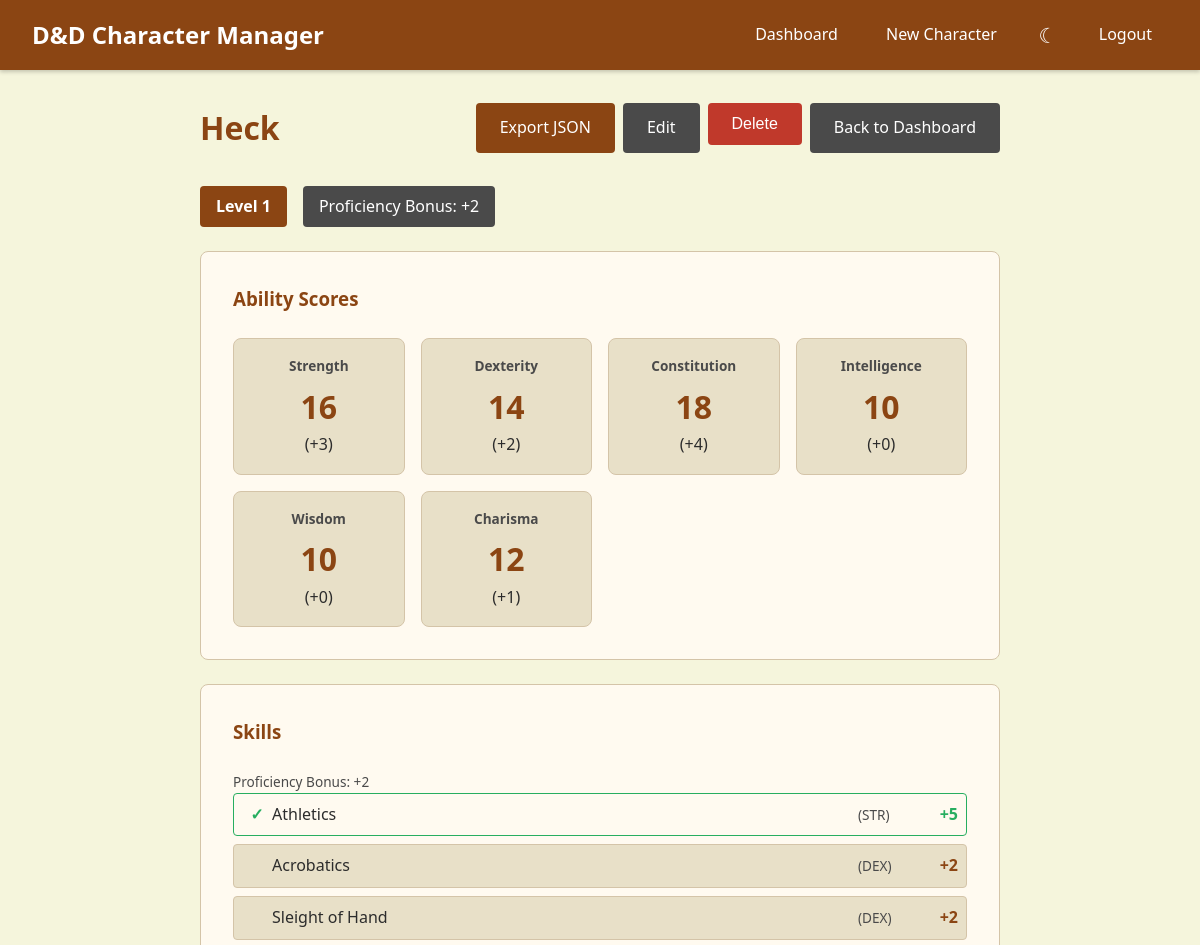
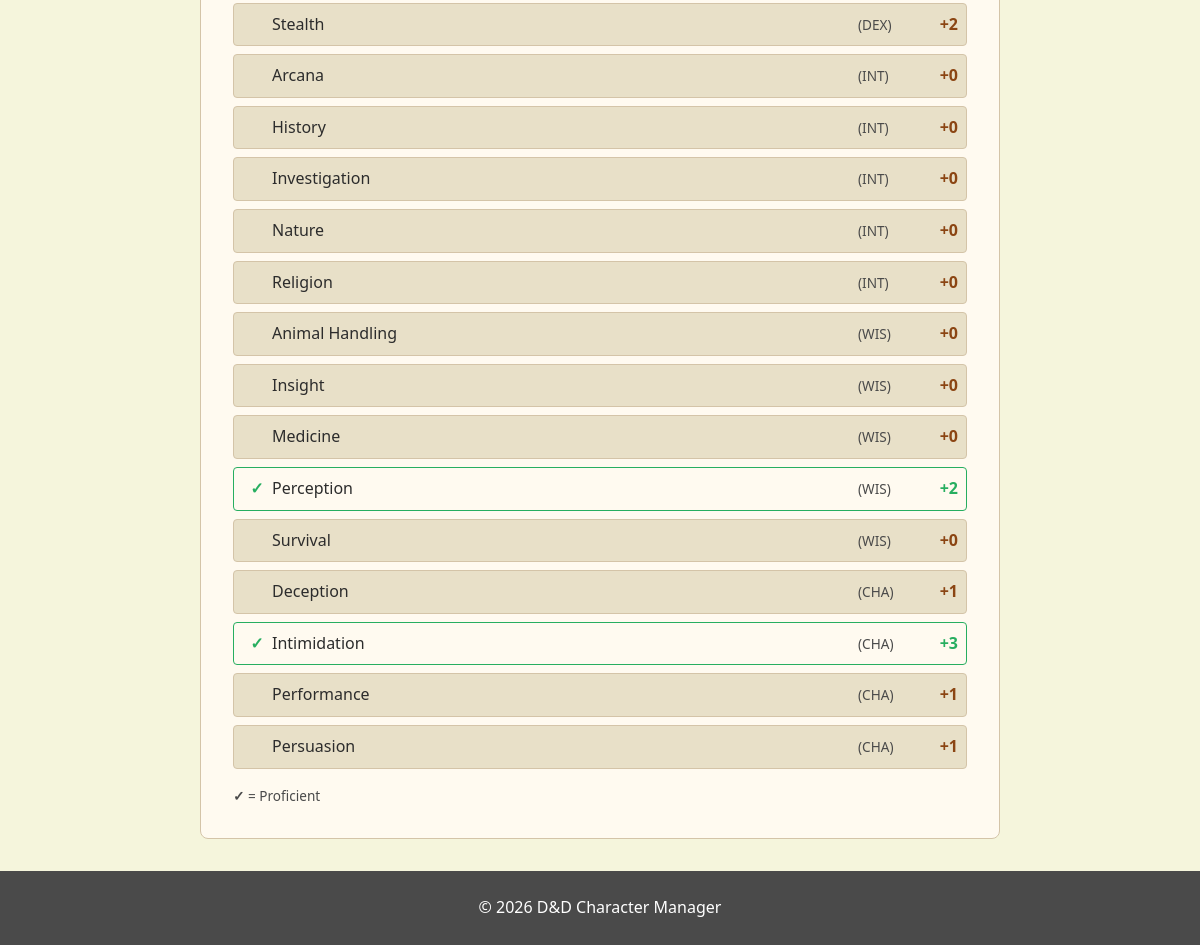
Page /character/1 (signed in) on the committed database (2 pictures, top to bottom).
### models.py (models this page shows)
class Character(db.Model):
    id = db.Column(db.Integer, primary_key=True)
    name = db.Column(db.String(100), nullable=False)
    level = db.Column(db.Integer, nullable=False, default=1)
    strength = db.Column(db.Integer, nullable=False)
    dexterity = db.Column(db.Integer, nullable=False)
    constitution = db.Column(db.Integer, nullable=False)
    intelligence = db.Column(db.Integer, nullable=False)
    wisdom = db.Column(db.Integer, nullable=False)
    charisma = db.Column(db.Integer, nullable=False)
    user_id = db.Column(db.Integer, db.ForeignKey('user.id'), nullable=False)
    skill_proficiencies = db.relationship('SkillProficiency', backref='character', lazy=True, cascade='all, delete-orphan')
    def get_modifier(self, ability):
        score = getattr(self, ability)
        return (score - 10) // 2
    def get_proficiency_bonus(self):
        level = self.level
        if level < 5:
            return 2
        elif level < 9:
            return 3
        elif level < 13:
            return 4
        elif level < 17:
            return 5
        else:
            return 6
    def get_skill_modifier(self, skill_name):
        ability = SKILLS[skill_name]
        ability_mod = self.get_modifier(ability)
        prof_bonus = self.get_proficiency_bonus()
        is_proficient = SkillProficiency.query.filter_by(
            character_id=self.id,
            skill_name=skill_name
        ).first() is not None
        if is_proficient:
            return ability_mod + prof_bonus
        return ability_mod
    def get_proficient_skills(self):
        proficiencies = SkillProficiency.query.filter_by(character_id=self.id).all()
        return {p.skill_name for p in proficiencies}

class SkillProficiency(db.Model):
    id = db.Column(db.Integer, primary_key=True)
    character_id = db.Column(db.Integer, db.ForeignKey('character.id'), nullable=False)
    skill_name = db.Column(db.String(50), nullable=False)

### routes.py (the view)
@routes.route('/character/<int:character_id>')
def view_character(character_id):
    if 'user_id' not in session:
        return redirect(url_for('routes.login'))
    character = Character.query.get_or_404(character_id)
    if character.user_id != session['user_id']:
        flash('You do not have permission to view this character.', 'error')
        return redirect(url_for('routes.dashboard'))
    data = build_character_data(character)
    return render_template('view_character.html',
                         character=character,
                         proficiency_bonus=data['proficiency_bonus'],
                         abilities=data['abilities'],
                         skills=data['skills'],
                         skill_list=SKILL_LIST)

### templates/view_character.html (shortened to what this page needs)
{% extends "base.html" %}
{% block content %}
<div class="character-view">
    <div class="character-header">
        <h2>{{ character.name }}</h2>
        <div class="character-header-actions">
            <a href="{{ url_for('routes.export_json', character_id=character.id) }}" class="btn btn-primary">Export JSON</a>
            <a href="{{ url_for('routes.edit_character', character_id=character.id) }}" class="btn btn-secondary">Edit</a>
            <form method="POST" action="{{ url_for('routes.delete_character', character_id=character.id) }}" class="delete-form" onsubmit="return confirm('Are you sure you want to delete this character?');">
                <button type="submit" class="btn btn-danger">Delete</button>
            </form>
            <a href="{{ url_for('routes.dashboard') }}" class="btn btn-secondary">Back to Dashboard</a>
        </div>
    </div>
    <div class="character-level">
        <span class="level-badge">Level {{ character.level }}</span>
        <span class="proficiency-badge">Proficiency Bonus: +{{ proficiency_bonus }}</span>
    </div>
    <div class="character-details">
        <h3>Ability Scores</h3>
        <div class="ability-display">
            <div class="ability-box">
                <span class="ability-name">Strength</span>
                <span class="ability-score">{{ abilities.strength.value }}</span>
                <span class="ability-modifier">({% if abilities.strength.modifier >= 0 %}+{% endif %}{{ abilities.strength.modifier }})</span>
            </div>
            <div class="ability-box">
                <span class="ability-name">Dexterity</span>
                <span class="ability-score">{{ abilities.dexterity.value }}</span>
                <span class="ability-modifier">({% if abilities.dexterity.modifier >= 0 %}+{% endif %}{{ abilities.dexterity.modifier }})</span>
            </div>
            <div class="ability-box">
                <span class="ability-name">Constitution</span>
                <span class="ability-score">{{ abilities.constitution.value }}</span>
                <span class="ability-modifier">({% if abilities.constitution.modifier >= 0 %}+{% endif %}{{ abilities.constitution.modifier }})</span>
            </div>
            <div class="ability-box">
                <span class="ability-name">Intelligence</span>
                <span class="ability-score">{{ abilities.intelligence.value }}</span>
                <span class="ability-modifier">({% if abilities.intelligence.modifier >= 0 %}+{% endif %}{{ abilities.intelligence.modifier }})</span>
            </div>
            <div class="ability-box">
                <span class="ability-name">Wisdom</span>
                <span class="ability-score">{{ abilities.wisdom.value }}</span>
                <span class="ability-modifier">({% if abilities.wisdom.modifier >= 0 %}+{% endif %}{{ abilities.wisdom.modifier }})</span>
            </div>
            <div class="ability-box">
                <span class="ability-name">Charisma</span>
                <span class="ability-score">{{ abilities.charisma.value }}</span>
                <span class="ability-modifier">({% if abilities.charisma.modifier >= 0 %}+{% endif %}{{ abilities.charisma.modifier }})</span>
            </div>
        </div>
    </div>
    <div class="character-details skills-section-display">
        <h3>Skills</h3>
        <p class="legend">Proficiency Bonus: +{{ proficiency_bonus }}</p>
        <div class="skills-grid">
            {% for skill in skills %}
            <div class="skill-row {% if skill.proficient %}proficient{% endif %}">
                <span class="skill-checkbox-indicator">{% if skill.proficient %}&#10003;{% else %}&nbsp;{% endif %}</span>
                <span class="skill-name">{{ skill.name }}</span>
                <span class="skill-ability">({{ skill.ability_short }})</span>
                <span class="skill-modifier">{% if skill.modifier >= 0 %}+{% endif %}{{ skill.modifier }}</span>
            </div>
            {% endfor %}
        </div>
        <p class="legend"><strong>&#10003;</strong> = Proficient</p>
    </div>
</div>
{% endblock %}

### static/style.css (style rules this page uses)
* { margin: 0; padding: 0; box-sizing: border-box; }
:root { --primary-color: #8b4513; --primary-hover: #6d3610; --secondary-color: #4a4a4a; --danger-color: #c0392b; --danger-hover: #a93226; --bg-color: #f5f5dc; --card-bg: #fffaf0; --text-color: #2c2c2c; --border-color: #d4c4a8; --success-color: #27ae60; --error-color: #e74c3c; --input-bg: #fff; --input-text: #2c2c2c; --stat-preview-bg: #e8e0c8; }
body { font-family: 'Segoe UI', Tahoma, Geneva, Verdana, sans-serif; background-color: var(--bg-color); color: var(--text-color); line-height: 1.6; min-height: 100vh; display: flex; flex-direction: column; }
.btn { display: inline-block; padding: 0.75rem 1.5rem; text-decoration: none; border-radius: 4px; border: none; cursor: pointer; font-size: 1rem; transition: background-color 0.3s; }
.btn-primary { background-color: var(--primary-color); color: #fff; }
.btn-secondary { background-color: var(--secondary-color); color: #fff; }
.btn-danger { background-color: var(--danger-color); color: #fff; }
.character-view { max-width: 800px; margin: 0 auto; }
.character-header { display: flex; justify-content: space-between; align-items: center; margin-bottom: 2rem; flex-wrap: wrap; gap: 1rem; }
.character-header h2 { color: var(--primary-color); font-size: 2rem; }
.character-header-actions { display: flex; gap: 0.5rem; }
.character-details { background-color: var(--card-bg); padding: 2rem; border-radius: 8px; border: 1px solid var(--border-color); }
.character-details h3 { color: var(--primary-color); margin-bottom: 1.5rem; }
.delete-form { display: inline; }
.character-level { display: flex; gap: 1rem; margin-bottom: 1.5rem; flex-wrap: wrap; }
.level-badge { background-color: var(--primary-color); color: #fff; padding: 0.5rem 1rem; border-radius: 4px; font-weight: bold; }
.proficiency-badge { background-color: var(--secondary-color); color: #fff; padding: 0.5rem 1rem; border-radius: 4px; }
.legend { font-size: 0.85rem; color: var(--secondary-color); margin-top: 1rem; }
.ability-display { display: grid; grid-template-columns: repeat(auto-fit, minmax(140px, 1fr)); gap: 1rem; }
.ability-box { background-color: var(--stat-preview-bg); padding: 1rem; border-radius: 8px; border: 1px solid var(--border-color); text-align: center; }
.ability-name { display: block; font-weight: 600; color: var(--secondary-color); font-size: 0.85rem; margin-bottom: 0.25rem; }
.ability-score { display: block; font-size: 2rem; font-weight: bold; color: var(--primary-color); }
.ability-modifier { display: block; font-size: 1rem; color: var(--text-color); }
.skills-section-display { margin-top: 1.5rem; }
.skills-grid { display: flex; flex-direction: column; gap: 0.5rem; }
.skill-row { display: grid; grid-template-columns: 30px 1fr 50px 50px; align-items: center; padding: 0.5rem; background-color: var(--stat-preview-bg); border-radius: 4px; border: 1px solid var(--border-color); }
.skill-row.proficient { background-color: var(--card-bg); border-color: var(--success-color); }
.skill-checkbox-indicator { text-align: center; color: var(--success-color); font-weight: bold; }
.skill-name { font-weight: 500; }
.skill-ability { font-size: 0.85rem; color: var(--secondary-color); }
.skill-modifier { text-align: right; font-weight: bold; color: var(--primary-color); }
.skill-row.proficient .skill-modifier { color: var(--success-color); }

### rows in the picture
Character: name "Heck", level "1"
SkillProficiency: name "Perception", ability_short "WIS", modifier "2"
SkillProficiency: name "Intimidation", ability_short "CHA", modifier "3"

### other values in the picture
{{ proficiency_bonus }} "2"
{{ abilities.strength.value }} "16"
{{ abilities.strength.modifier }} "3"
{{ abilities.dexterity.value }} "14"
{{ abilities.dexterity.modifier }} "2"
{{ abilities.constitution.value }} "18"
{{ abilities.constitution.modifier }} "4"
{{ abilities.intelligence.value }} "10"
{{ abilities.intelligence.modifier }} "0"
{{ abilities.wisdom.value }} "10"
{{ abilities.wisdom.modifier }} "0"
{{ abilities.charisma.value }} "12"
{{ abilities.charisma.modifier }} "1"
{{ skill.name }} "Athletics" "Acrobatics" "Sleight of Hand" "Stealth" "Arcana" "History" "Investigation" "Nature" "Religion" "Animal Handling" "Insight" "Medicine" "Survival" "Deception" "Performance" "Persuasion"
{{ skill.ability_short }} "STR" "DEX" "DEX" "DEX" "INT" "INT" "INT" "INT" "INT" "WIS" "WIS" "WIS" "WIS" "CHA" "CHA" "CHA"
